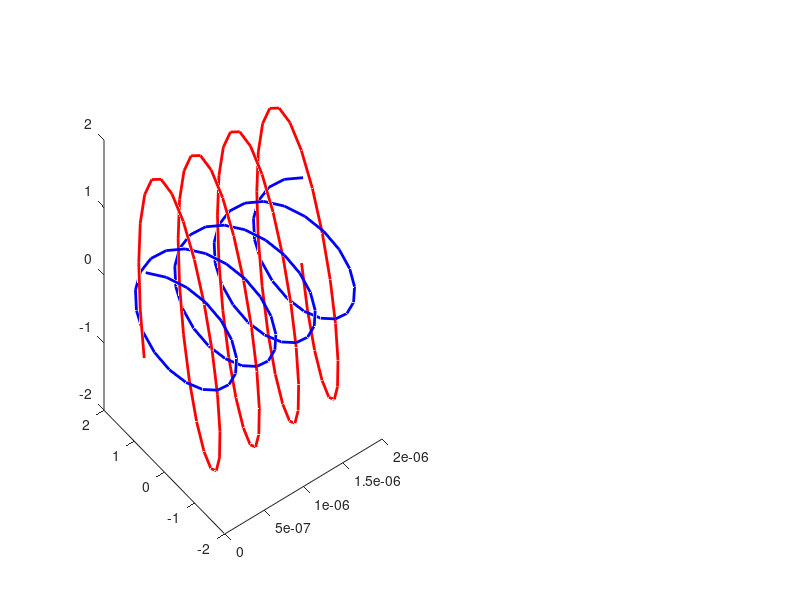

Source code (MATLAB): (Note: this script raises an error after producing the figure.)
function TEM_Polarized( )
 
%% Function: Simulate polarized TEM waves  
%  Parameters: f: frequency in Hz
%              Ex0: amplitude of Ex component 
%              Ey0: amplitude of Ey component 
%              phi: phase difference between the Ex and Ey components  
%              mu_r, epsilon_r: relative permittivity and permeability of the material 
%              t: time of interest  
 
%% Initialize parameters 
Ex0 = 1; 
Ey0 = 2; 
phi = pi/3; 
 
f = 10^6;
omega = 2*pi*f;
T = 2*pi/omega;
t = 2*T/15; 
 
epsilon_r = 4; 
mu_r = 1; 
 
%% Wave parameters 
c = 3*10^8;
k = omega*sqrt(mu_r*epsilon_r);      % Propagation constant 
alpha = -imag(k);                               % Attenuation constant 
beta = real(k);                                    % Phase constant 
lambda = 2*pi/beta;
V_p = c/sqrt(mu_r*epsilon_r);        % Phase velocity  
eta=377*sqrt(mu_r/epsilon_r);        % Wave impedance 
scaleH = abs(eta);                             % Only for visualization          
 
%% Compute and plot the field components  
z=[0:lambda/20:4*lambda]';                                               % Grid points on z axis 
Ex=zeros(size(z)); Ey=zeros(size(z)); Ez=zeros(size(z));    % Initialization 
Sx=zeros(size(z)); Sy=zeros(size(z)); Sz=zeros(size(z));
Ex = Ex0*exp(-alpha*z).*cos(omega*t-beta*z);                    % Ex component 
Hy = Ex0/eta*exp(-alpha*z).*cos(omega*t-beta*z);             % Hy component 
Ey = Ey0*exp(-alpha*z).*cos(omega*t-beta*z+phi);            % Ey component    
Hx = -Ey0/eta*exp(-alpha*z).*cos(omega*t-beta*z+phi);    % Hx component 
 
Sz = 1/eta*(abs(Ex.^2)+abs(Ey.^2));                                  % Power density 
figure('units','normalized','outerposition',[0 0 1 1])
 
subplot(3,4,[1,2,5,6,9,10]);
plot3(z, Ex, Ey,'r', 'linewidth',2)                                     % Plot the E field using plot3  
hold on 
plot3(z, scaleH*Hx, scaleH*Hy,'b', 'linewidth',2)           % Plot the H field using plot3 with scaling   
hold on 
arrow3([z zeros(size(z)) zeros(size(z)) ], [z Ex Ey ])       % Plot the E field using arrow3   
arrow3([z zeros(size(z)) zeros(size(z)) ], [z scaleH*Hx scaleH*Hy ]) % Plot the H field using arrow3 with scaling 
legend('E field', 'H field'); grid on; xlabel('z'); ylabel('x'); zlabel('y')
 
subplot(3,4,3);plot(z, Ex, 'r', 'linewidth',2); ylabel('Ex')                % Plot Ex only  
subplot(3,4,7);plot(z, Ey, 'r','linewidth',2); ylabel('Ey')                 % Plot Ey only 
subplot(3,4,11);plot(Ex, Ey, 'r', 'linewidth',2); xlabel('Ex'); ylabel('Ey') % Plot (Ex, Ey) to see the polarization type  
subplot(3,4,4);plot(z, scaleH*Hx, 'linewidth',2); ylabel('Hx');       % Plot Hx only with scaling   
subplot(3,4,8);plot(z, scaleH*Hy, 'linewidth',2); ylabel('Hy');      % Plot Hy only with scaling 
subplot(3,4,12);plot(Hx, Hy, 'linewidth',2); xlabel('Hx'); ylabel('Hy')% Plot (Hx, Hy) to see the polarization type 